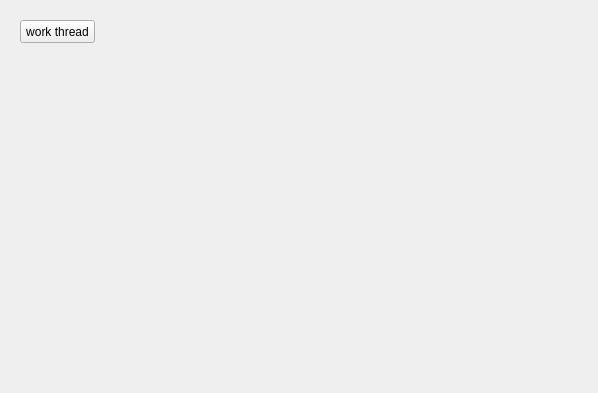
<?xml version="1.0" encoding="UTF-8"?>
<ui version="4.0">
 <class>TestAppClass</class>
 <widget class="QMainWindow" name="TestAppClass">
  <property name="geometry">
   <rect>
    <x>0</x>
    <y>0</y>
    <width>598</width>
    <height>393</height>
   </rect>
  </property>
  <property name="windowTitle">
   <string>TestApp</string>
  </property>
  <widget class="QWidget" name="centralWidget">
   <widget class="QPushButton" name="btn_work_thread">
    <property name="geometry">
     <rect>
      <x>20</x>
      <y>20</y>
      <width>75</width>
      <height>23</height>
     </rect>
    </property>
    <property name="text">
     <string>work thread</string>
    </property>
   </widget>
  </widget>
 </widget>
 <layoutdefault spacing="6" margin="11"/>
 <resources>
  <include location="TestApp.qrc"/>
 </resources>
 <connections/>
</ui>
